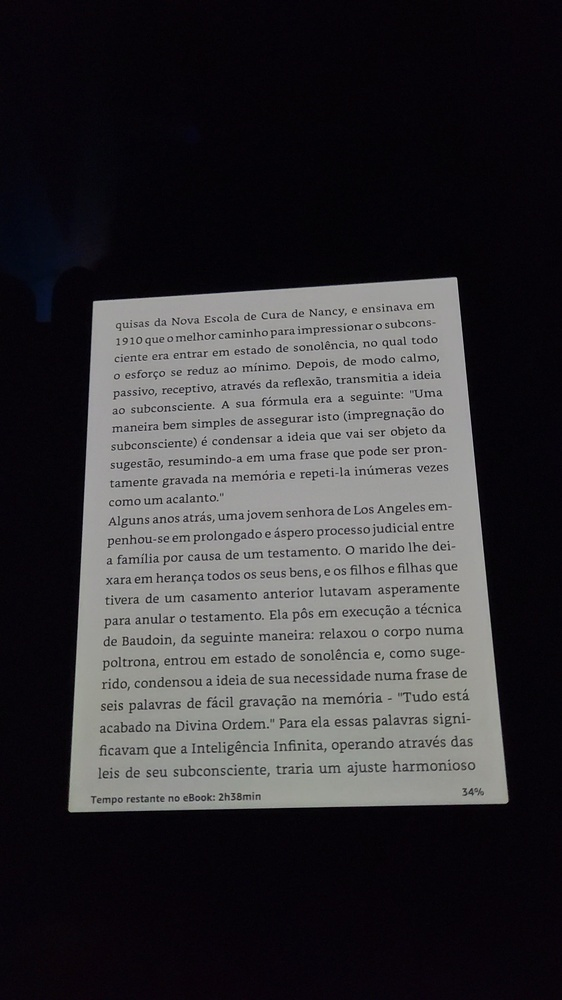
#> input picture imagens_pdfs/kindle.jpg, 562 x 1000 px, shrunk from 2160 x 3840 before the run, found by its file name
$ python extrair_texto_img.py
#> lines starting #> are read from the running program, lines starting #| are printed output that depends on the picture
import pytesseract
from PIL import Image, ImageEnhance, ImageFilter

pytesseract.pytesseract.tesseract_cmd = r'C:\Program Files\Tesseract-OCR\tesseract.exe'

config_personalizada = r'--oem 3 --psm 6'

try:
    imagem = Image.open(r'C:\Users\diogo_nagasse\Desktop\PROJETO_OCR\ocr_project\imagens_pdfs\kindle.jpg')
#> imagem is the input picture: PIL image 562x1000 RGB; mean R, G, B 57.7, 56.2, 58.7
except IOError:
    print("Erro ao abrir a imagem. Verifique o caminho e o formato do arquivo.")
    exit()

# Aplique melhorias na imagem
imagem = imagem.convert('L')
#> imagem: PIL image 562x1000 L
imagem = ImageEnhance.Contrast(imagem).enhance(3)
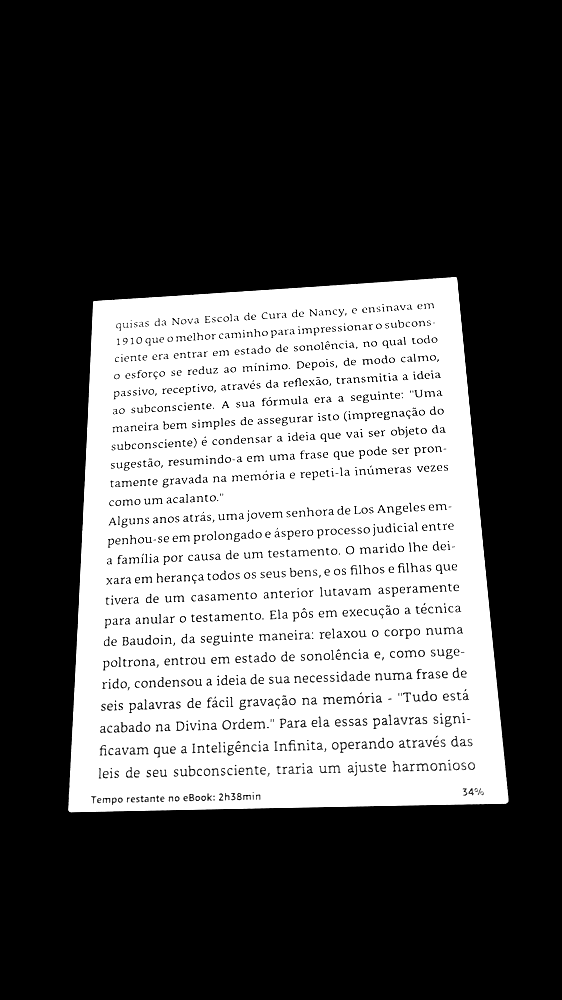
#> imagem: PIL image 562x1000 L; min 0, max 255, mean 87.8
imagem = imagem.filter(ImageFilter.SHARPEN)
imagem = imagem.filter(ImageFilter.MedianFilter())
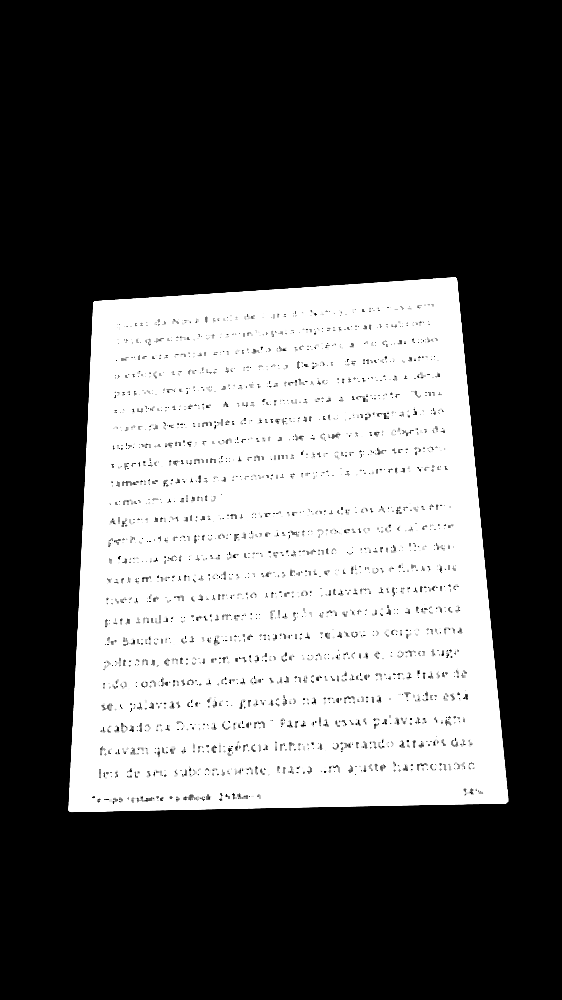
#> imagem: PIL image 562x1000 L; min 0, max 255, mean 91.7


#> (the run stopped early here; a loop or call above may not have finished)
